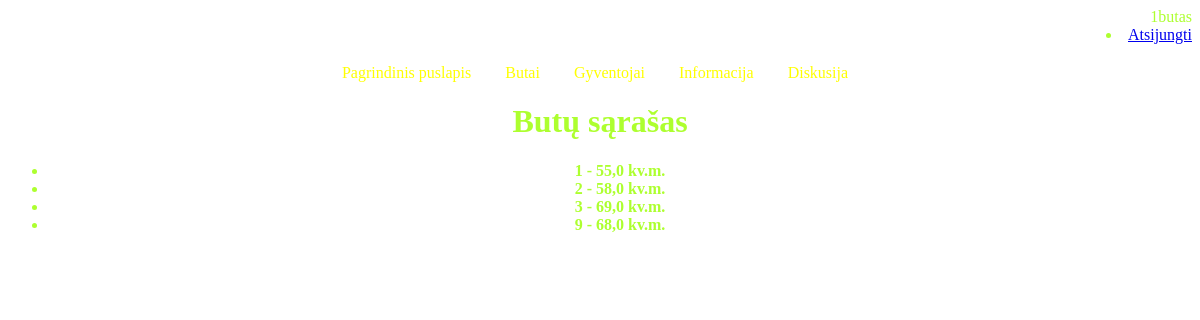
/flat/ (signed in), run on the app's committed database.
### gyventojas/models.py (models this page shows)
class Resident(AbstractUser):
    flat_nr = models.ForeignKey(Flat, on_delete=models.SET_NULL, null=True, blank=True, related_name='gyventojas')  # Laukas flat_nr, nurodantys ForeignKey į Flat modelį
    def __str__(self):
        return f"{self.first_name} {self.last_name} {self.flat_nr} {self.email}"
    class Meta:
        verbose_name = 'Gyventojas'
        verbose_name_plural = 'Gyventojai'

class Flat(models.Model):
    flat_nr = models.CharField(max_length=10)  # Laukas flat_nr
    size_kv = models.FloatField(verbose_name="kv")  # Laukas size_kv
    owner = models.ForeignKey('Resident', on_delete=models.SET_NULL, null=True, blank=True, related_name='butai')  # Laukas owner, nurodantys, kad jis yra Resident modelio ForeignKey
    def __str__(self):
        return f"{self.flat_nr} {self.size_kv} {self.owner}"
    class Meta:
        verbose_name = 'Butas'
        verbose_name_plural = 'Butai'

### gyventojas/views.py (the view)
# urls.py: path('flat/', views.flat, name='butas'),
def flat(request):
    flat = Flat.objects.all()
    context = {
        'butas': flat
    }
    print(flat)
    return render(request, 'butas.html', context)

### gyventojas/templates/butas.html
{% extends "base.html" %}
{% block "content" %}
    <h1>Butų sąrašas</h1>
    <ul>
        {% if user.is_authenticated %}
            {% for butas in butas %}
                <li><b>{{ butas.flat_nr }} - {{ butas.size_kv }} kv.m.</b></li>
            {% endfor %}
        {% else %}
            <p>Prašome prisijungti, kad galėtumėte pamatyti butų sąrašą.</p>
        {% endif %}
    </ul>
{% endblock %}

### templates/base.html (shortened to what this page needs)
<!DOCTYPE html>
<html lang="en">
<head>
    {% load static %}
    <link rel="stylesheet" type="text/css" href="{% static 'css/style.css' %}">
</head>
<body class="bodis">
    <div class="container-fluid">
        <div class="row">
           {% if user.is_authenticated %}
            {{ user.get_username }}
             <li class="nav-item"><a class="nav-link" href="{% url 'logout'%}?next=/">Atsijungti</a></li>
               {% else %}
            <li class="nav-item"><a class="nav-link" href="{% url 'login'%}?next={{request.path}}">Prisijungti</a></li>
          {% endif %}
                <div class="col-sm-2">
                    {% block sidebar %}
                    <div id="sidebar">
                            <ul class="sidebar-nav">
                                <li><a href="{% url 'index' %}">Pagrindinis puslapis</a></li>
                                <li><a href="{% url 'butas' %}">Butai</a></li>
                                <li><a href="{% url 'gyventojas_list' %}">Gyventojai</a></li>
                                <li><a href="{% url 'buto-inasas' %}">Informacija</a></li>
                                <li><a href="{% url 'visos_diskusijos' %}">Diskusija</a></li>
                            </ul>
                        </div>
                    {% endblock %}
                </div>
            {% block "content" %}
                    {% endblock %}
        </div>
    </div>
</body>
</html>

### gyventojas/static/css/style.css (style rules this page uses)
.bodis { background-image: url('/static/img/fonas2.jpg'); background-size: cover; background-repeat: no-repeat; color: GreenYellow; }
.sidebar-nav { margin-top: 20px; padding: 0; list-style: none; text-align: center; }
.sidebar-nav li { display: inline-block; margin-right: 10px; }
.sidebar-nav a { text-decoration: none; padding: 5px 10px; color: green; border-radius: 5px; }
.sidebar-nav a { text-decoration: none; padding: 5px 10px; color: Yellow; border-radius: 5px; transition: transform 0.2s; }
h1, h2, p, ul { text-align: center; }
.row { text-align: right; }

### data on the page
Resident: get_username "1butas"
Flat: flat_nr "1", size_kv "55,0"
Flat: flat_nr "2", size_kv "58,0"
Flat: flat_nr "3", size_kv "69,0"
Flat: flat_nr "9", size_kv "68,0"
